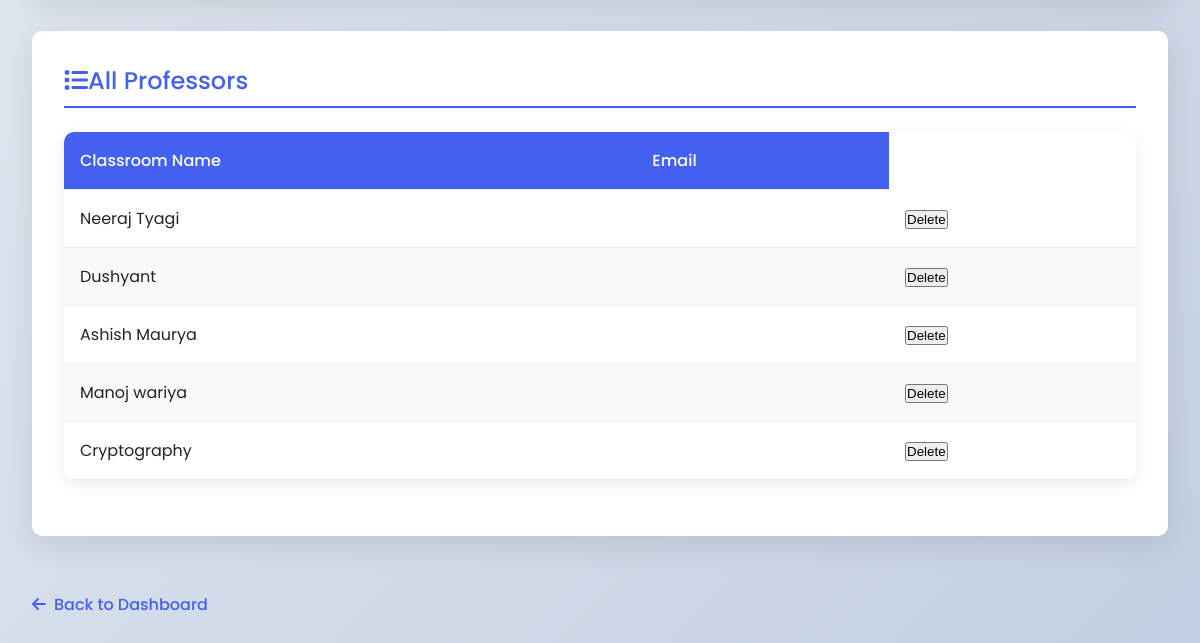
The app's page /professors (lower part), older data.
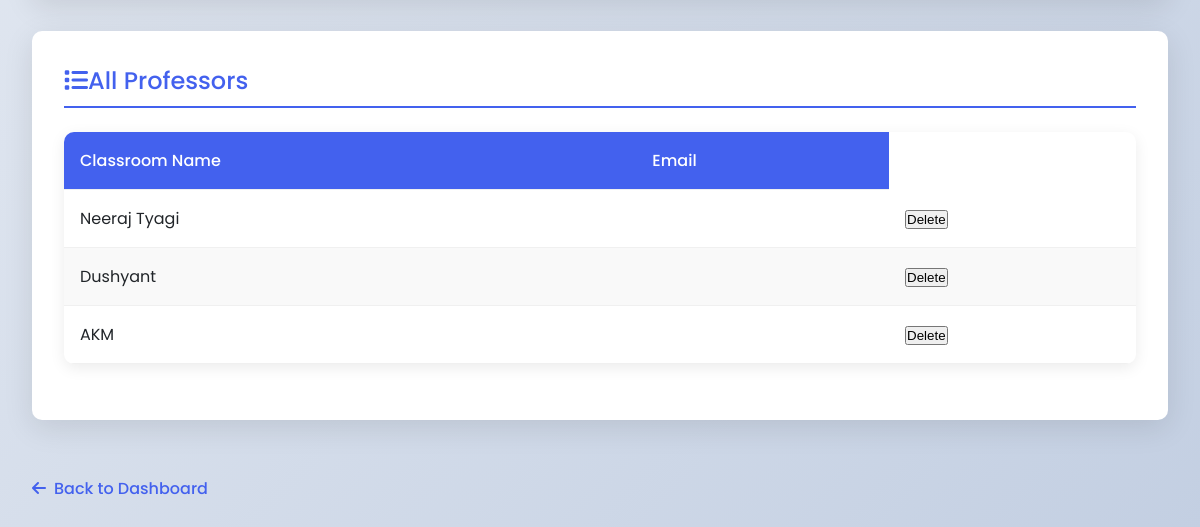
The same page, newer data.
### app.py (models this page shows)
class Professor(db.Model):
    id = db.Column(db.Integer, primary_key=True)
    name = db.Column(db.String(100), nullable=False, unique=True)
    priority_classroom_1 = db.Column(db.Integer, db.ForeignKey('building.id'), nullable=True)
    priority_classroom_2 = db.Column(db.Integer, db.ForeignKey('building.id'), nullable=True)
    priority_classroom_3 = db.Column(db.Integer, db.ForeignKey('building.id'), nullable=True)

### app.py (the view, shortened to what this page needs)
@app.route('/professors',methods=['GET','POST'])
def manage_professors():
    classrooms = Building.query.all()
    professors = Professor.query.all()
    return render_template('professors.html', professors=professors, classrooms=classrooms)
    """print("All classrooms in database:")
    for c in classrooms:
        print(f"ID: {c.id}, Name: {c.name}, Capacity: {c.capacity}")"""

### templates/professors.html (shortened to what this page needs)
<!DOCTYPE html>
<html lang="en">
<head>
    <link rel="stylesheet" href="https://cdnjs.cloudflare.com/ajax/libs/font-awesome/6.0.0-beta3/css/all.min.css">
</head>
<body>
    <div class="container">
        <div class="card">
            <h2><i class="fas fa-list"></i>All Professors</h2>
            {% if professors %}
            <table>
                <thead>
                    <tr>
                        <th>Classroom Name</th>
                        <th>Email</th>
                    </tr>
                </thead>
                <tbody>
                    {% for professor in professors %}
                    <tr>
                        <td>{{ professor.name }}</td>
                        <td>{{ professor.email }}</td>
                        <td>
                            <form action="{{ url_for('delete_professor', id=professor.id) }}" method="post" style="display:inline;">
                                <button type="submit" onclick="return confirm('Are you sure you want to delete {{ professor.name }}?');">
                                Delete
                                </button>
                            </form>
                        </td>
                    </tr>
                    {% endfor %}
                </tbody>
            </table>
            {% else %}
            <div style="text-align: center; padding: 2rem; color: var(--gray);">
                <i class="fas fa-chalkboard" style="font-size: 2rem; margin-bottom: 1rem;"></i>
                <p>No classrooms have been added yet. Add your first classroom above.</p>
            </div>
            {% endif %}
        </div>
        <a href="{{ url_for('index') }}" class="back-link">
            <i class="fas fa-arrow-left"></i> Back to Dashboard
        </a>
    </div>
</body>
</html>

Row changes from the older to the newer data that the page shows:
removed Professor: name "Manoj wariya"
removed Professor: name "Cryptography"
changed Professor: name "Ashish Maurya" → "AKM"
